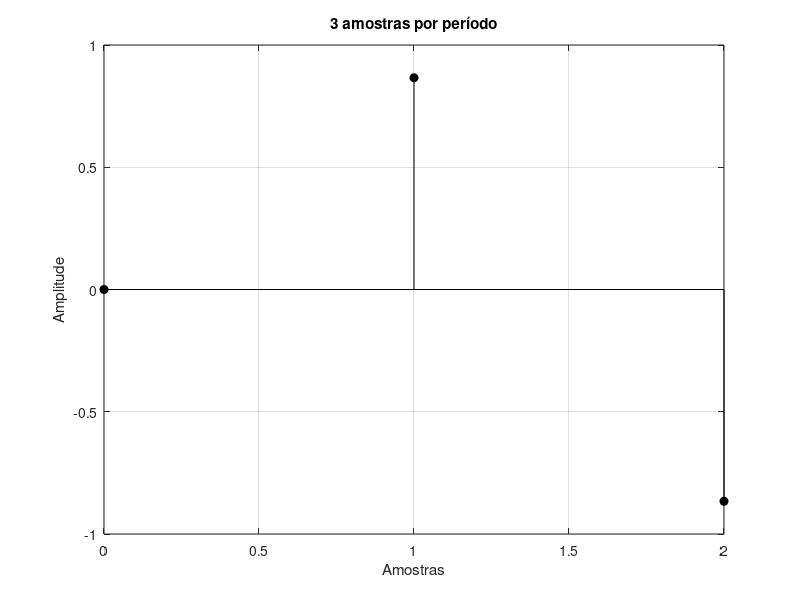
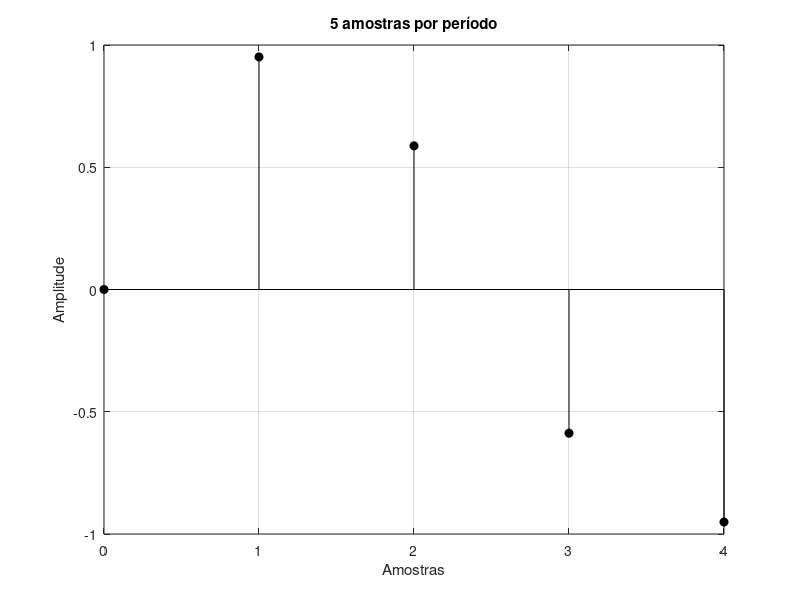
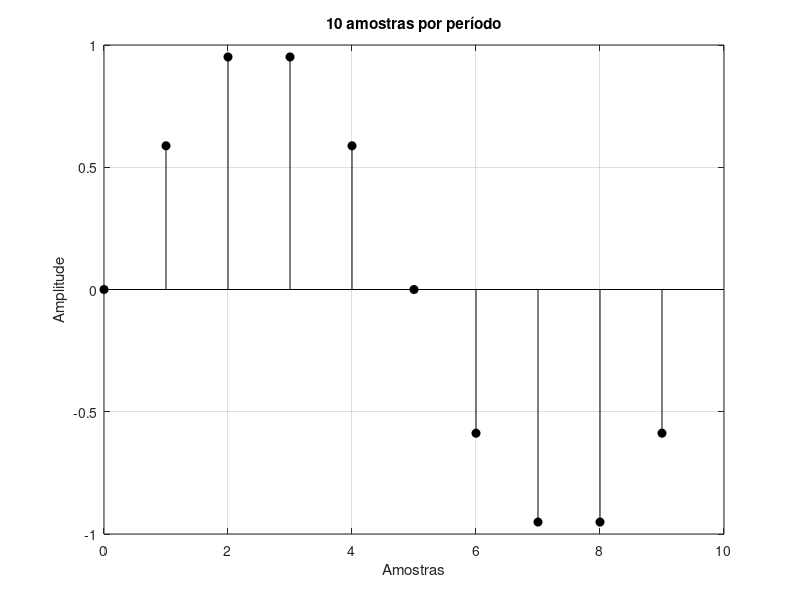
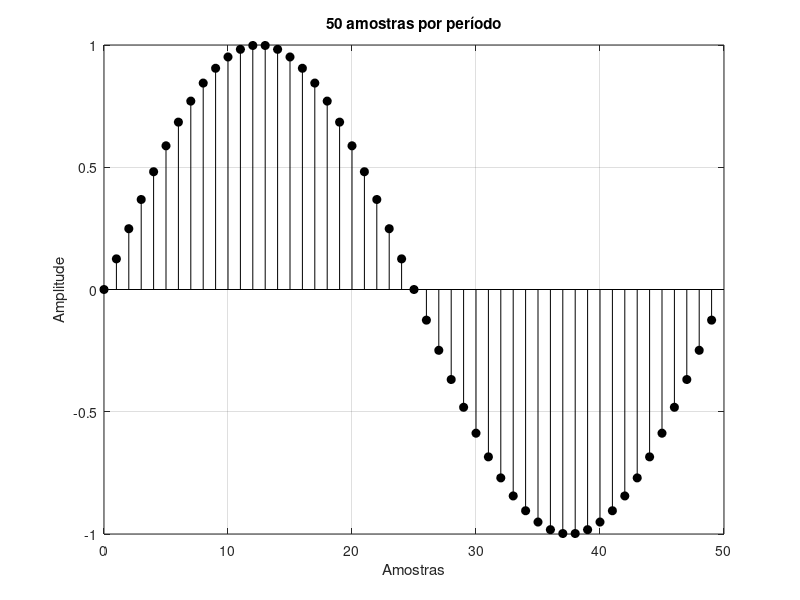

Reproduce these figures in MATLAB, in order.
%% Questão 01
hz = 60;  % f = 60Hz
periodo = 1 / hz;  % T = 0.0166666667s
pvalores = [3, 5, 10, 50];  % Numéro de amostras para cada período

% Plotamos uma senoide para cada valor de P, sendo eles 3, 5, 10 e 50
for p = pvalores
    n = 0:(p-1);  % Vetor de índices de tempo discreto
    t = n * periodo / p;  % Vetor de tempo discreto
    
    sen = sin(2*pi*hz*t);  % Senoide no domínio do tempo discreto
    
    % Plote a senoide
    figure;
    stem(n, sen, 'k', 'filled');
    title([num2str(p) ' amostras por período']);
    xlabel('Amostras');
    ylabel('Amplitude');
    grid on;
end


